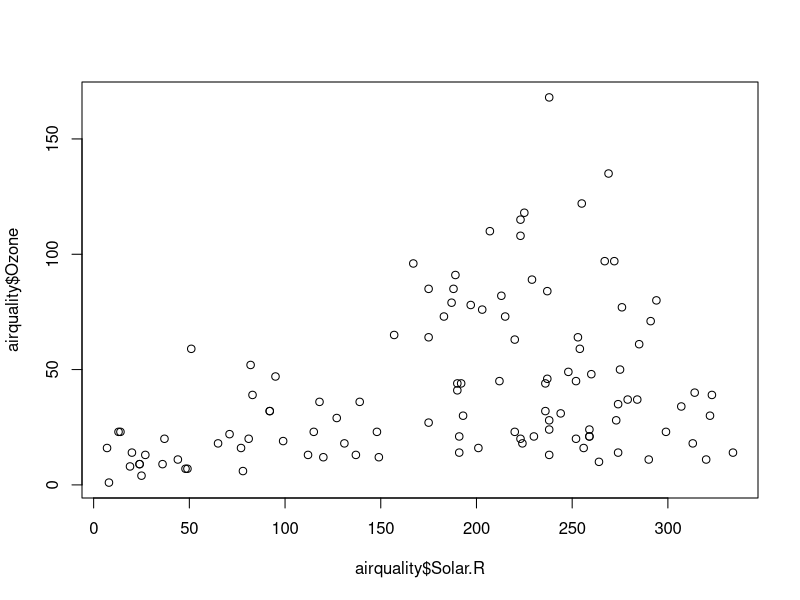
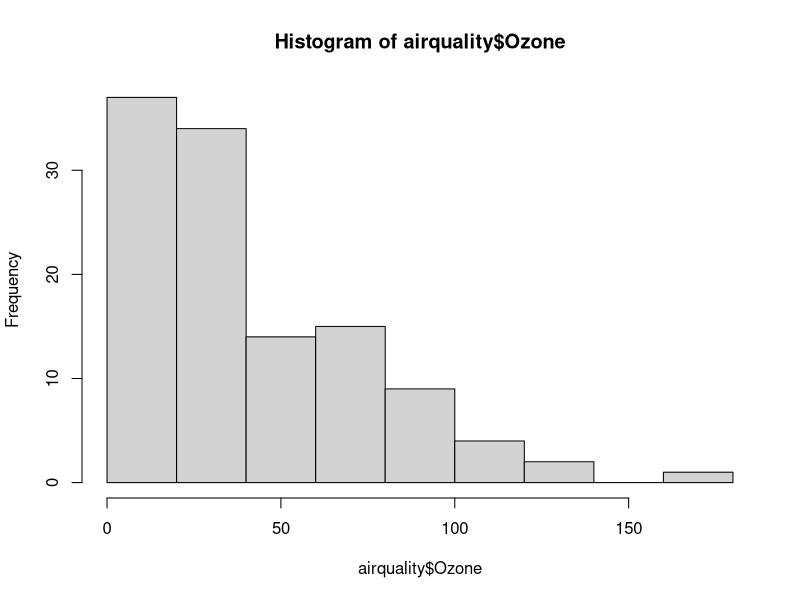
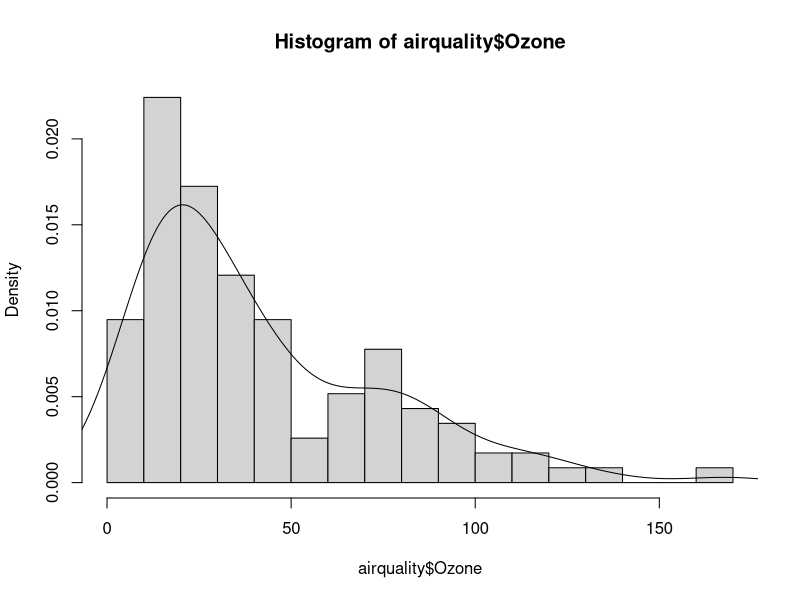
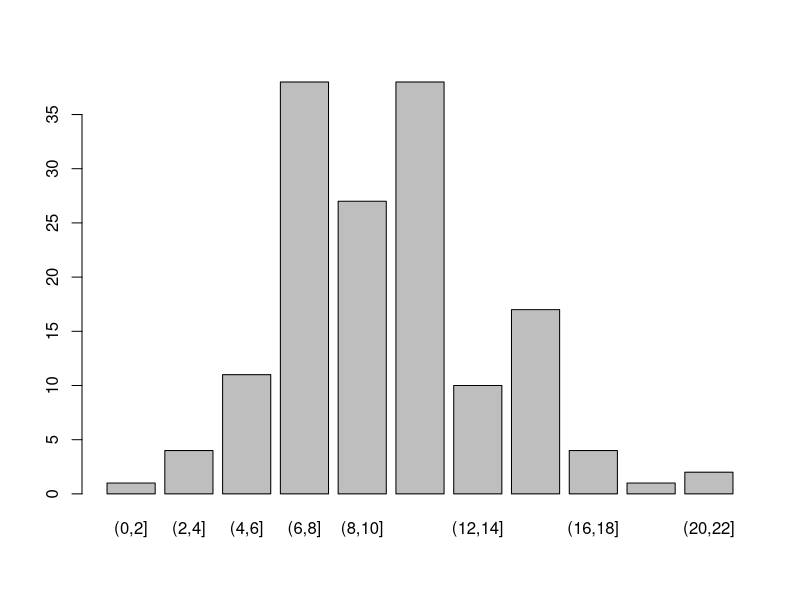
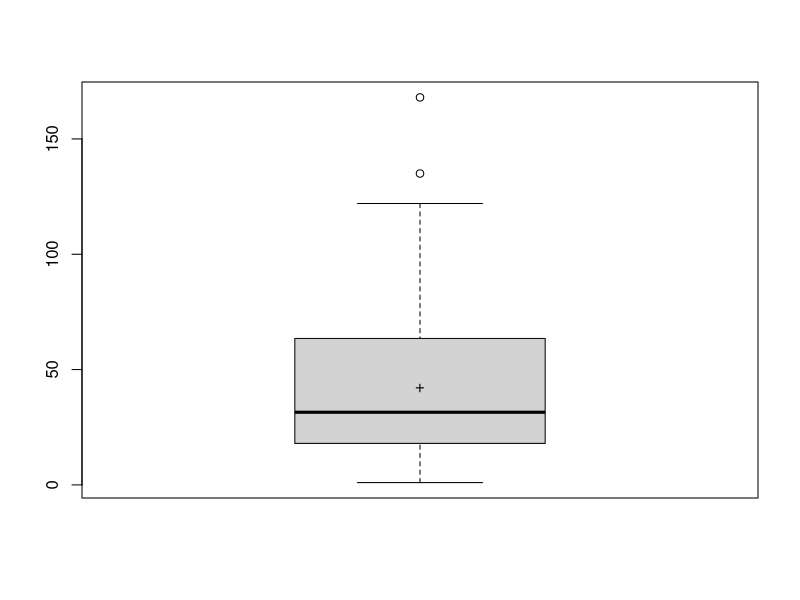
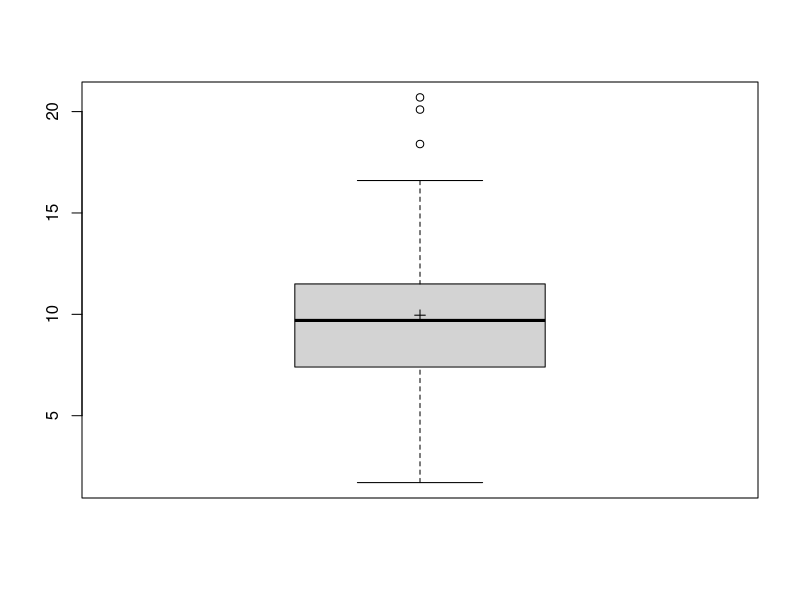
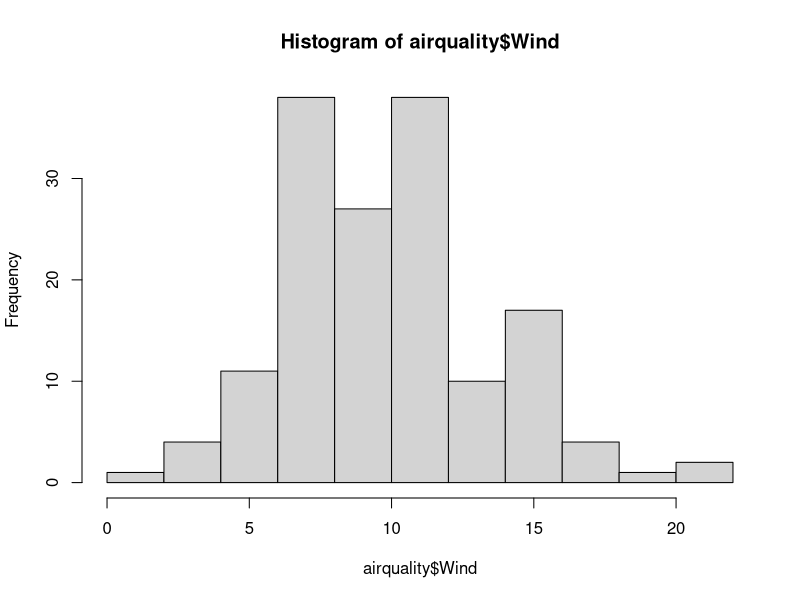
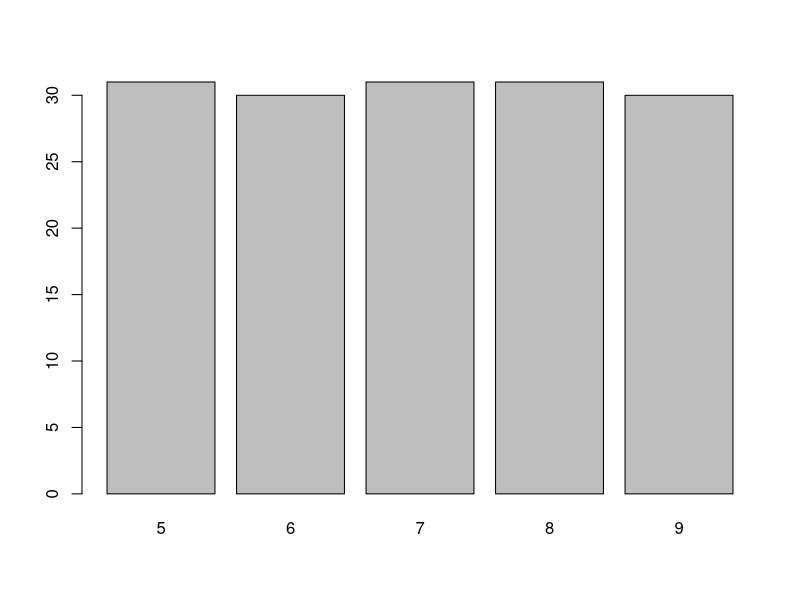

R code for these plots, in order:
## ---- chunk 1
knitr::opts_chunk$set(echo = FALSE, dev="svg")
## ---- chunk 2
2 + 3 
8 ^ 10
log(100) # Natural logarithm
## ---- chunk 3
a <- 2
a
class(a)
b <- 13.6788956789
b
print(b, digits = 10)
## ---- chunk 4
a+b
a-b
a*b
a^b
a/b

## ---- chunk 5
n <- as.integer(340000)
class(n)
n <- 2L
class(n)
## ---- chunk 6
a <- "aaa"
b <- "bbb"

paste(a, b, "hola", sep = ", ") 
## ---- chunk 7
3 == 2
b <- 3 != 2 
b
## ---- chunk 8
a <- TRUE
b <- F
a & b # Operator AND
a | b # Operator OR
!b  # Operator NOT
all(a, !b, T)
any(a, b, F)
## ---- chunk 9
as.character(2)
as.numeric(TRUE)
## ---- chunk 10
as.numeric("two")
as.logical("2+2==4")
## ---- chunk 11
pi
LETTERS  # This is vector. We'll come back to that.
## ---- chunk 12
is.na(3/0)
is.null(NULL)
is.infinite(-3e999)
## ---- chunk 13
a <- c(2, 3, 4)
str(a)
a[2]
## ---- chunk 14
a
a + a 
a > 2.5
## ---- chunk 15
a <- c(2, 3, 4)
b <- c(10, 20)
a * b
## ---- chunk 16
a <- c(2, 3, 4)
abs(sin(a))
exp(a)
## ---- chunk 17
length(a)
sum(a)
mean(a)
## ---- chunk 18
a <- c(2, 3, 4)
3 %in% a
c(2,5,3,4) %in% a
## ---- chunk 19
1:10
seq(1, 10, by = 2)
seq(1, 3, length.out = 5) 
## ---- chunk 20
a <- c(8, 2, 5, 3)
sort(a)
a[order(a)]
a[order(a,decreasing = T)]
## ---- chunk 21
a <- 10:40
a[3]
a[4:6]
a[7] <- 0
b <- a[a!=0]
b
length(b)
## ---- chunk 22
a <- c("hola", "adeu","hola", "adeu", "adeu", "bye")
b <- as.factor(a)
as.character(b)   # returns a character vector
as.numeric(b)     # returns an integer vector of level indices
str(b)
## ---- chunk 23
a <- factor(c(3, 1, 3, 1, 1, 2), labels = c("adeu", "bye", "hola"))
a
levels(a)
## ---- chunk 24
dfA <- data.frame(int = 1:10,
                  let = sample(letters, 10, replace = TRUE), 
                  ran = rnorm(10))
dfA
## ---- chunk 25
dim(dfA) # Dimensions
nrow(dfA) # Row count
ncol(dfA) # Column count
## ---- chunk 26
str(dfA)
head(dfA, 3) # First rows, 6 by default
tail(dfA, 2) # Last rows
## ---- chunk 27
dfA[2,3]
dfA[,1]
dfA$let
## ---- chunk 28
a <- list(2, "2", FALSE)
b <- list(3, "hola", c(2, 3, 4))
## ---- chunk 29
a
## ---- chunk 30
b
## ---- chunk 31
length(a)
a[[3]]
b[[3]][1]
## ---- chunk 32
str(b)
## ---- chunk 33
grades <- c("Pass", "Fail", "Good", "Fail",
           "Good", "Excellent", "Pass")
grades <- factor(grades,
        levels = c("Fail", "Pass",
                   "Good", "Excellent"),
        ordered = TRUE)
str(grades)
levels(grades)
## ---- chunk 34
a <- matrix(c(2, 4, -1, 5), ncol = 2)
a
a[2,2]
## ---- chunk 35
a * a # Element-wise product
a %*% a # Matrix product
t(a) # Transposition
det(a) # Determinant
## ---- chunk 36
solve(a) # Inverse
a %*% solve(a)
## ---- chunk 37
str(airquality)
## ---- chunk 38
head(airquality, 10)
## ---- chunk 39
plot(airquality$Solar.R,airquality$Ozone)
## ---- chunk 40
hist(airquality$Ozone)
## ---- chunk 41
hist(airquality$Ozone, breaks = 23, freq = FALSE)
lines(density(airquality$Ozone, na.rm=TRUE))
## ---- chunk 42
barplot(table(cut(airquality$Wind, breaks=seq(0,22,by=2))))
## ---- chunk 43
boxplot(airquality$Ozone)
points(mean(airquality$Ozone, na.rm=TRUE),pch="+")
## ---- chunk 44
str(airquality)
## ---- chunk 45
summary(airquality)
## ---- chunk 46
length(airquality$Ozone)
n <- sum(!is.na(airquality$Ozone))
n
## ---- chunk 47
frec_abs <- table(cut(airquality$Solar.R,
      breaks=c(0,50,100,150,200,
               250,300,350)))
frec_abs

frec_rel <- frec_abs / sum(frec_abs)
frec_rel
## ---- chunk 48
frec_abs <- table(as.factor(airquality$Month))
frec_abs

frec_rel <- frec_abs / sum(frec_abs)
frec_rel
## ---- chunk 49
quantile(airquality$Wind,.1)
quantile(airquality$Wind,0:5*.2)
## ---- chunk 50
# Excel PERCENTILE and R default are type 7
c(min = min(airquality$Wind), quantile(airquality$Wind,0:5*.2),
  max = max(airquality$Wind))    
# Excel PERCENTILE.EXC, SPSS and Minitab default are type 6
c(min = min(airquality$Wind), quantile(airquality$Wind,0:5*.2, type=6),
  max = max(airquality$Wind))

## ---- chunk 51
mean(airquality$Ozone)
mean(airquality$Ozone, na.rm = TRUE)
median(airquality$Ozone, na.rm = TRUE)
## ---- chunk 52
var(airquality$Ozone, na.rm = TRUE) # denominator is n-1
sd(airquality$Ozone, na.rm = TRUE)
range(airquality$Ozone, na.rm = TRUE)
diff(range(airquality$Ozone, na.rm = TRUE))
## ---- chunk 53
IQR(airquality$Ozone, na.rm = TRUE)
mad(airquality$Ozone, na.rm = TRUE) # mean absolute deviation
## ---- chunk 54
# Hampel filter  
lmin <- median(airquality$Wind,.25) - 3 * mad(airquality$Wind)
lmax <- median(airquality$Wind,.75) + 3 * mad(airquality$Wind) 
c(as.numeric(lmin),as.numeric(lmax))
airquality$Wind[airquality$Wind > lmax | airquality$Wind < lmin]
## ---- chunk 55
# IQR method
lmin <- quantile(airquality$Wind,.25) - 1.5 * IQR(airquality$Wind)
lmax <- quantile(airquality$Wind,.75) + 1.5 * IQR(airquality$Wind) 
c(as.numeric(lmin),as.numeric(lmax))
airquality$Wind[airquality$Wind > lmax | airquality$Wind < lmin]
boxplot.stats(airquality$Wind)$out
## ---- chunk 56
boxplot(airquality$Wind)
points(mean(airquality$Wind),pch=3)
## ---- chunk 57
hist(airquality$Wind)
## ---- chunk 58
barplot(table(airquality$Month))
## ---- chunk 59
table(cut(airquality$Wind,breaks = seq(1,21,by=5)),
      cut(airquality$Temp,breaks = seq(50,100,by=10)))
## ---- chunk 60
cor(airquality$Temp,airquality$Wind)
## ---- chunk 61
cor(airquality$Temp,airquality$Wind,method = "spearman")
## ---- chunk 62
plot(airquality$Temp,airquality$Wind)
## ---- chunk 63
rnorm(10)
dnorm(0)
qnorm(.95)
pnorm(1.64)
## ---- chunk 64
df <- data.frame(x = rnorm(1000, mean = 3, sd = 1))
dfT <-data.frame(x = seq(0,6,length.out=101),
      y = dnorm(seq(0,6,length.out=101),mean=3,sd=1))
hist(df$x,breaks=2*ceiling(max(df$x)-min(df$x)))
lines(dfT$x,dfT$y*1000*0.5)
## ---- chunk 65
pnorm(5,mean = 3,sd = 1)
qnorm(.98,mean = 3,sd = 1)
pnorm(1:5,mean = 0,sd = 1)
qnorm(c(0.95,0.975,.99,.995,.999),mean = 0,sd = 1)

## ---- chunk 66
df <- data.frame(x = runif(1000, min = 10, max = 20))
dfT <-data.frame(x = seq(10,20,length.out=101),
      y = dunif(seq(10,20,length.out=101), min=10, max=20))
hist(df$x,breaks=2*ceiling(max(df$x)-min(df$x)))
lines(dfT$x,dfT$y*1000*0.5)
## ---- chunk 67
punif(12, min=10, max=20)
qunif(.90, min=10, max=20)
## ---- chunk 68
df <- data.frame(x = rbinom(100,5,prob=0.5))
barplot(table(df$x))
## ---- chunk 69
pbinom(2,5,prob=0.5)
qbinom(.5,5,.5)
## ---- chunk 70
obs <- c(9, 6, 7, 15, 11, 11, 9, 13, 9, 10)  
exp <- rep(.1, 10)
 
chisq.test(x = obs, p = exp)
## ---- chunk 71
exp <- rep(1:10, obs)
teo <- rep(1:10, 10)
## ---- chunk 72
qqplot(x = exp, y = quantile(teo, (1:length(exp))/length(exp)))
qqline(y = exp, distribution = function(x)  quantile(teo,x),
       probs= c(1/length(exp),1))
## ---- chunk 73
x1 <- rnorm(20, mean = 4, sd = 5)
x2 <- rbeta(20, shape1 = 5, shape2 = .5, ncp = 4)

shapiro.test(x1)
shapiro.test(x2)

## ---- chunk 74
qqnorm(x1)
qqline(x1)
## ---- chunk 75
qqnorm(x2)
qqline(x2)
## ---- chunk 76
x <- rnorm(50, mean = 0, sd = 2)
df <- length(x) - 1
lower <- var(x) * df / qchisq(1 - 0.05/2, df)
upper <- var(x) * df / qchisq(0.05/2, df)
c(lower = lower, var = var(x), upper = upper)
## ---- chunk 77
c(lower = sqrt(lower), sd = sd(x), upper = sqrt(upper))
## ---- chunk 78
x <- rnorm(50, mean = 0, sd = 2)
y <- rnorm(30, mean = 1, sd = 1)
var.test(x, y)
## ---- chunk 79
x <- rlnorm(50, meanlog = 2, sdlog = 1)
y <- rlnorm(30, meanlog = 2, sdlog = .2)
ansari.test(x, y)
## ---- chunk 80
x1 <- round(rnorm(20, mean = 1, sd = 2),1)
x2 <- round(rnorm(20, mean = 3, sd = 2),1)
x3 <- round(rnorm(20, mean = 5, sd = 2),1)
list(x1,x2,x3)
bartlett.test(list(x1,x2,x3))
## ---- chunk 81
x1 <- round(rnorm(20, mean = 1, sd = 2),1)
x2 <- round(rnorm(20, mean = 3, sd = 2),1)
x3 <- round(rnorm(20, mean = 5, sd = 2),1)

xs <- data.frame(
  group = factor(c(rep(1, length(x1)),rep(2, length(x2)),
            rep(3, length(x3)))),
  y = c(x1,x2,x3),
  centered = c(x1 - median(x1),x2 - median(x2),x3 - median(x3)))

boxplot(y~group,data=xs)
## ---- chunk 82
boxplot(centered~group,data=xs)
## ---- chunk 83
x <- rnorm(10, mean = 2, sd = .5)
x
## ---- chunk 84
t.test(x)
## ---- chunk 85
x <- rnorm(10, mean = 3, sd = .5) ^ 3
x
wilcox.test(x, conf.int = TRUE)
## ---- chunk 86
x <- rnorm(10, mean = 2, sd = .5)
x
## ---- chunk 87
t.test(x, mu = 1.5)
## ---- chunk 88
median(x^3)
wilcox.test(x ^ 3, mu = 8)
## ---- chunk 89
x <- rnorm(10, mean = 3, sd = 1)
y <- rnorm(10, mean = 3.5, sd = 1)
list(x = x,y = y)
## ---- chunk 90
t.test(x - y)
## ---- chunk 91
t.test(x, y, paired = TRUE)
## ---- chunk 92
x <- rlnorm(10, meanlog = 3, sdlog = 1)
y <- rlnorm(10, meanlog = 3.5, sdlog = 1)
list(x = x,y = y)
## ---- chunk 93
wilcox.test(x - y)
## ---- chunk 94
wilcox.test(x, y, paired = TRUE)
## ---- chunk 95
x <- rnorm(10, mean = 3, sd = 1)
y <- rnorm(14, mean = 3.5, sd = 2)
list(x = x,y = y)
## ---- chunk 96
t.test(x, y, var.equal = FALSE)
## ---- chunk 97
x <- rlnorm(10, meanlog = 3, sdlog = 1)
y <- rlnorm(14, meanlog = 3.5, sdlog = 2)
list(x = x,y = y)
## ---- chunk 98
wilcox.test(x, y)
## ---- chunk 99
x <- c(rnorm(10, mean = 3, sd = 1),
       rnorm(8, mean = 3.2, sd = 1),
       rnorm(10, mean = 4, sd = 1))
g <- factor(c(rep(1,10), rep(2,8), rep(3,10)))
test <- aov(x ~ g)
summary(test)
## ---- chunk 100
x <- c(rnorm(10, mean = 3, sd = 1),
       rnorm(8, mean = 3.2, sd = 4),
       rnorm(10, mean = 4, sd = 2))
g <- factor(c(rep(1,10), rep(2,8), rep(3,10)))
oneway.test(x ~ g)
## ---- chunk 101
x <- c(runif(10, min = 2, max = 4),
       runif(8, min = 1.5, max = 3.5),
       runif(10, min = 3, max = 5))
g <- factor(c(rep(1,10), rep(2,8), rep(3,10)))
kruskal.test(x ~ g)
## ---- chunk 102
x <- c(rnorm(10, mean = 3, sd = 1),
       rnorm(8, mean = 3.2, sd = 1),
       rnorm(10, mean = 4, sd = 1))
g <- factor(c(rep(1,10), rep(2,8), rep(3,10)))

xs <- data.frame(y = x, group = g)
  
boxplot(y~group, data=xs)
## ---- chunk 103
form1 <- y ~ x              # recta
class(form1)
## ---- chunk 104
fit1 <- lm(Ozone ~ Solar.R, data=airquality)
summary(fit1)
## ---- chunk 105
fit2 <- lm(Ozone ~ Solar.R + Temp, data=airquality)
summary(fit2)
## ---- chunk 106
df <- airquality
df$Month <- factor(df$Month)
fit3<- lm(Temp ~ Month, data=df)
summary(fit3)
## ---- chunk 107
df <- na.omit(data.frame(x=airquality$Solar.R, y=airquality$Ozone,
  predict(fit1, newdata=airquality, interval="prediction")))
head(df)
## ---- chunk 108
df2 <- data.frame(
  Solar.R = seq(min(airquality$Solar.R,na.rm=TRUE),
                max(airquality$Solar.R,na.rm=TRUE), length.out = 201))
df2 <- cbind(df2, predict(fit1, 
  newdata = df2, interval="prediction"))

plot(range(df2$Solar.R),range(c(df2$lwr,df2$upr)),type="n")
lines(df2$Solar.R,df2$fit,type="l",lwd=2)
lines(df2$Solar.R,df2$upr,col="grey",lwd=1)
lines(df2$Solar.R,df2$lwr,col="grey",lwd=1)
points(airquality$Solar.R,airquality$Ozone,pch="+")
## ---- chunk 109
df <- na.omit(airquality[,c(2,1)])
head(cbind(df,fit=fit1$fitted.values, res=fit1$residuals))
## ---- chunk 110
shapiro.test(fit1$residuals)
## ---- chunk 111
fligner.test(fit1$residuals, cut(1:length(fit1$residuals),breaks=3))
fligner.test(fit1$residuals,
             cut(fit1$fitted.values-median(fit1$fitted.values),breaks=3))
## ---- chunk 112
plot(fit1, which=1)
## ---- chunk 113
plot(fit1, which=2)
## ---- chunk 114
plot(fit1, which=3)
## ---- chunk 115
plot(fit1, which=4)
## ---- chunk 116
plot(fit1, which=5)
## ---- chunk 117
plot(fit1, which=6)
## ---- chunk 118
df <- data.frame(number=1:5, letters[1:5], c(rep("a", 3), rep("b", 2)))
df
## ---- chunk 119
colnames(df) <- c("var1", "var2", "var3") 
rownames(df) <- paste("subject00", 1:5, sep = "")
df
## ---- chunk 120
df2 <- cbind(df, rnorm(5)) # adding a vector to the data frame
df2$var5 <- 5:1 # assigning values to a new named column
df2
## ---- chunk 121
df2 <- rbind(df, list(6, "e", "b"))
df2
## ---- chunk 122
df[1:3,]
df[,c(1,3)]
## ---- chunk 123
df[-(3:4),-2]
## ---- chunk 124
df[,"var2"]
df$var3
df[,c("var2","var3")]
## ---- chunk 125
df[c(T,T,F,T,F), c(T,F,T)]
df[df[,1] == 3 | df[,3] == "b",]
## ---- chunk 126
df <- data.frame(1:5, letters[1:5], c(rep("a", 3), rep("b", 2)))
colnames(df) <- c("var1", "var2", "var3") 
rownames(df) <- paste("subject00", 1:5, sep = "")
df <- df[-2,]
df$var2 <- NULL
## ---- chunk 127
df
## ---- chunk 128
df[2,2] <- NA
df <- na.omit(df)

df

## ---- chunk 129
dfExp <- expand.grid(A=c(-1,1),B=c(-1,1), C=c(0,1,2))
dfExp
## ---- chunk 130
dfC <- data.frame(C=c(0,1,2),
    condC=c("hexane","cyclohexane","THF"))
dfExp <- merge(dfExp, dfC)
head(dfExp)
